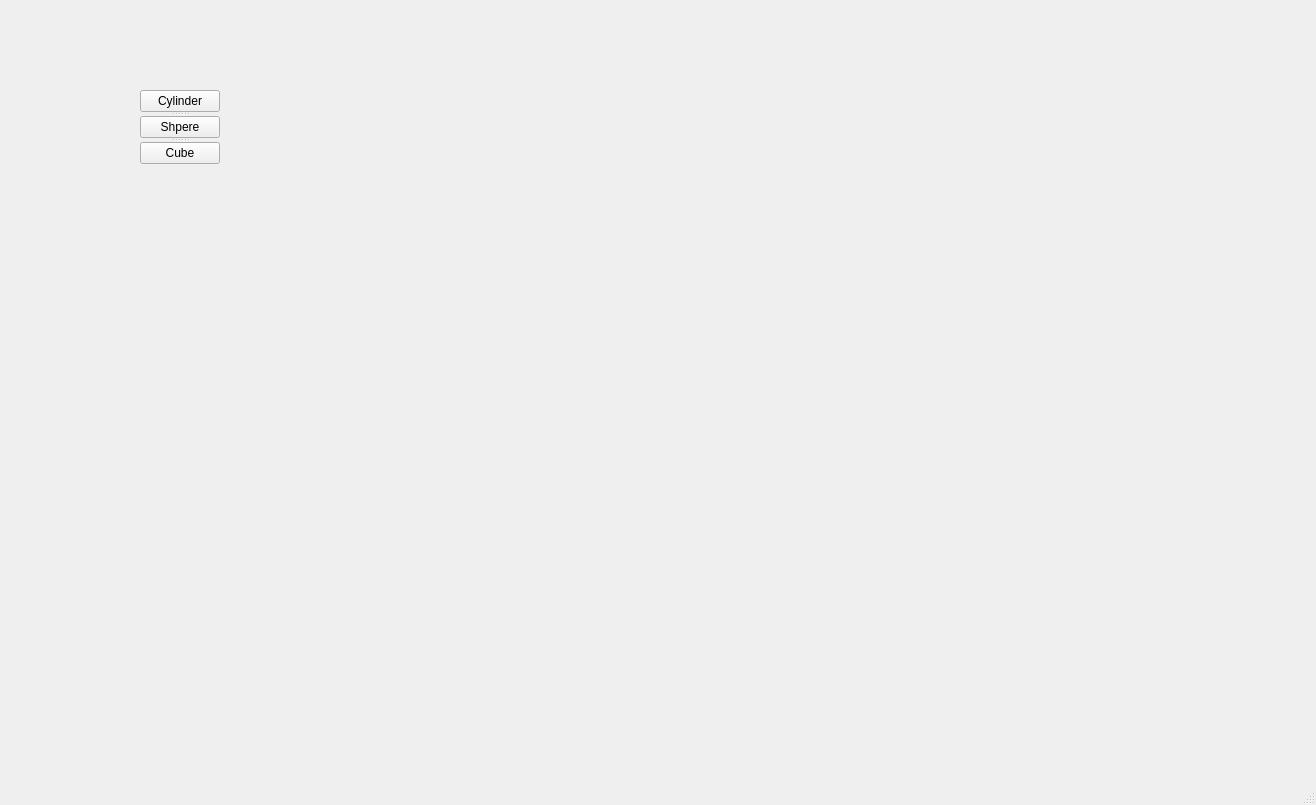
<?xml version="1.0" encoding="UTF-8"?>
<ui version="4.0">
 <class>VISTA2QT</class>
 <widget class="QMainWindow" name="VISTA2QT">
  <property name="geometry">
   <rect>
    <x>0</x>
    <y>0</y>
    <width>1316</width>
    <height>805</height>
   </rect>
  </property>
  <property name="sizePolicy">
   <sizepolicy hsizetype="Minimum" vsizetype="Minimum">
    <horstretch>0</horstretch>
    <verstretch>0</verstretch>
   </sizepolicy>
  </property>
  <property name="minimumSize">
   <size>
    <width>800</width>
    <height>800</height>
   </size>
  </property>
  <property name="windowTitle">
   <string>MainWindow</string>
  </property>
  <widget class="QWidget" name="centralwidget">
   <widget class="QWidget" name="">
    <property name="geometry">
     <rect>
      <x>140</x>
      <y>90</y>
      <width>821</width>
      <height>521</height>
     </rect>
    </property>
    <layout class="QHBoxLayout" name="horizontalLayout">
     <item alignment="Qt::AlignTop">
      <widget class="QSplitter" name="splitter">
       <property name="sizePolicy">
        <sizepolicy hsizetype="Minimum" vsizetype="Fixed">
         <horstretch>0</horstretch>
         <verstretch>0</verstretch>
        </sizepolicy>
       </property>
       <property name="orientation">
        <enum>Qt::Vertical</enum>
       </property>
       <widget class="QPushButton" name="Bt2">
        <property name="sizePolicy">
         <sizepolicy hsizetype="Minimum" vsizetype="Minimum">
          <horstretch>0</horstretch>
          <verstretch>0</verstretch>
         </sizepolicy>
        </property>
        <property name="text">
         <string>Cylinder</string>
        </property>
       </widget>
       <widget class="QPushButton" name="Bt3">
        <property name="sizePolicy">
         <sizepolicy hsizetype="Minimum" vsizetype="Minimum">
          <horstretch>0</horstretch>
          <verstretch>0</verstretch>
         </sizepolicy>
        </property>
        <property name="minimumSize">
         <size>
          <width>50</width>
          <height>0</height>
         </size>
        </property>
        <property name="text">
         <string>Shpere</string>
        </property>
       </widget>
       <widget class="QPushButton" name="Bt1">
        <property name="sizePolicy">
         <sizepolicy hsizetype="Minimum" vsizetype="Minimum">
          <horstretch>0</horstretch>
          <verstretch>0</verstretch>
         </sizepolicy>
        </property>
        <property name="focusPolicy">
         <enum>Qt::WheelFocus</enum>
        </property>
        <property name="layoutDirection">
         <enum>Qt::LeftToRight</enum>
        </property>
        <property name="text">
         <string>Cube</string>
        </property>
       </widget>
      </widget>
     </item>
     <item>
      <widget class="QWidget" name="VISTA" native="true">
       <property name="sizePolicy">
        <sizepolicy hsizetype="Preferred" vsizetype="Minimum">
         <horstretch>15</horstretch>
         <verstretch>25</verstretch>
        </sizepolicy>
       </property>
       <property name="minimumSize">
        <size>
         <width>400</width>
         <height>400</height>
        </size>
       </property>
       <property name="maximumSize">
        <size>
         <width>1920</width>
         <height>1080</height>
        </size>
       </property>
       <property name="layoutDirection">
        <enum>Qt::LeftToRight</enum>
       </property>
      </widget>
     </item>
    </layout>
   </widget>
  </widget>
  <widget class="QStatusBar" name="statusBar"/>
  <widget class="QMenuBar" name="menubar">
   <property name="geometry">
    <rect>
     <x>0</x>
     <y>0</y>
     <width>1316</width>
     <height>26</height>
    </rect>
   </property>
  </widget>
 </widget>
 <resources/>
 <connections/>
</ui>
